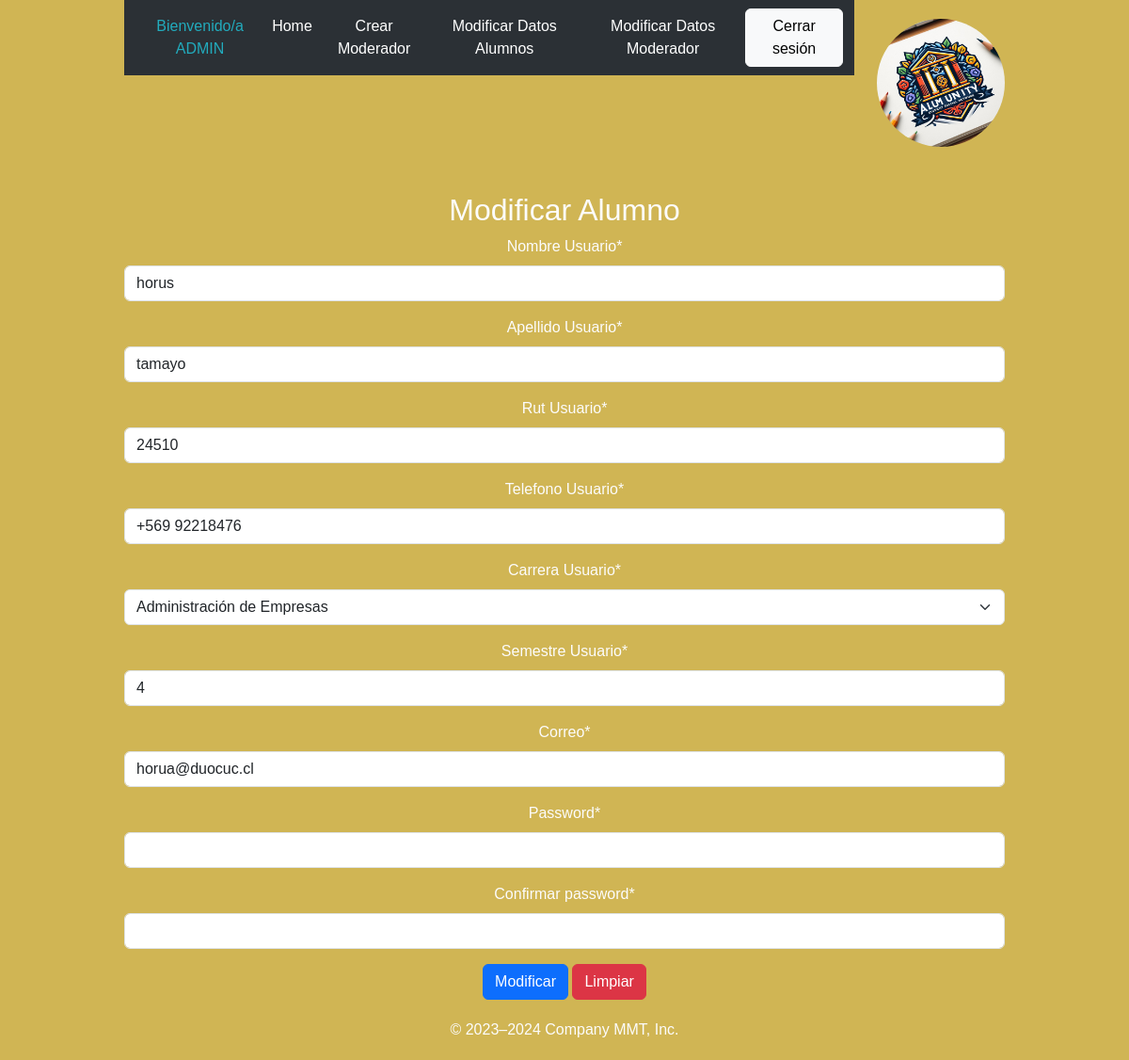
The page /modificarAlumno/24510 (signed in) on the database its author committed.
### appweb/models.py (models this page shows, shortened)
class Datos_Alumnos(models.Model):
    nombre_Usuario = models.CharField(max_length=50)
    apellido_Usuario = models.CharField(max_length=50)
    rut_Usuario = models.CharField(max_length=12)
    telefono_Usuario = models.CharField(max_length=20, default='+569 ')
    carrera_Usuario = models.IntegerField(choices=carreras, default='')
    semestre_Usuario = models.CharField(max_length=12,default='')
    correo = models.CharField(max_length=50)
    password = models.CharField(max_length=20)
    confirmar_password = models.CharField(max_length=20,default='')

### appweb/views.py (the view, shortened to what this page needs)
# urls.py: path('modificarAlumno/<rut_Usuario>',modificarAlumno,name='modificarAlumno'),
@login_required(login_url='/accounts/login/')
def modificarAlumno(request, rut_Usuario):
    datos_usuario = get_object_or_404(Datos_Alumnos, rut_Usuario=rut_Usuario)
    data = {
        "formA": AlumnosForm(instance=datos_usuario)
    }
    return render(request, "mantenedor/modificarAlumno.html", data)

### appweb/forms.py
class AlumnosForm (forms.ModelForm):
    password = forms.CharField(widget=forms.PasswordInput())
    class Meta:
        model = Datos_Alumnos
        fields = "__all__"
        widgets = {
            'password': forms.PasswordInput(),
            'confirmar_password': forms.PasswordInput(),
        }

### appweb/templates/mantenedor/modificarAlumno.html (shortened to what this page needs)
{% extends 'baseAdmin.html' %}
{% load static %}
{% load crispy_forms_tags %}
{% block contenido3 %}
<div class="container mt-5">
    <div class="text-center">
    <h2 class="mt-4">Modificar Alumno</h2>
    </div>
    <form id="formAgregar" method="post" action="" enctype="multipart/form-data">
    {{ formA | crispy }}
    <button type="submit" class="btn btn-primary">Modificar</button>
    <button type="reset" class="btn btn-danger">Limpiar</button>
</form>
</div>
{% endblock %}

### appweb/templates/baseAdmin.html (shortened to what this page needs)
<!DOCTYPE html>
<html lang="es">
<head>
    <link href="https://cdn.jsdelivr.net/npm/bootstrap@5.3.0-alpha2/dist/css/bootstrap.min.css" rel="stylesheet"
 />
        {% load static %}
        <link href="https://cdn.jsdelivr.net/npm/sweetalert2@11.7/dist/sweetalert2.min.css" rel="stylesheet">
        <link rel="stylesheet" type="text/css" href="{% static '../static/css/estilos.css' %}">
</head>
<body>
<header>
    <div class="container">
        <div class="row">
            <div class="col-10">
                <nav class="navbar navbar-expand-lg bg-body-tertiary" data-bs-theme="dark" id="barranav">
                    <div class="container-fluid">
                        <div class="collapse navbar-collapse" id="navbarTogglerDemo01">
                            <ul class="navbar-nav me-auto mb-2 mb-lg-0">
                                <li class="nav-item">
                                    <a class="nav-link mr-3" aria-current="page">Bienvenido/a {{ user.username | upper }}</a>
                                </li>
                                <li class="nav-item">
                                    <a class="nav-link active" aria-current="page" href="{% url 'homeAdmin' %}">Home</a>
                                </li>
                                <li class="nav-item">
                                    <a class="nav-link active" aria-current="page" href="{% url 'registroUsuariosAdmin' %}">Crear Moderador</a>
                                </li>
                                <li class="nav-item">
                                    <a class="nav-link active" aria-current="page" href="{% url 'listarAlumnos' %}">Modificar Datos Alumnos</a>
                                </li>
                                <li class="nav-item">
                                    <a class="nav-link active" aria-current="page" href="{% url 'listarModerador' %}">Modificar Datos Moderador</a>
                                </li>
                            </ul>
                            <form action="{% url 'logout' %}" method="post">{% csrf_token %}<button type="submit" class="btn btn-light ml-3">Cerrar sesión</button></form>
                        </div>
                    </div>
                </nav>
            </div>
            <div class="col-2">
                <a href="{% url 'homeAdmin' %}">
                    <img src="{% static '../static/imagenes/logoInicio.jpg' %}" class="d-block w-100 rounded-circle" style="margin-top: 20px;">
                </a>
            </div>
        </div>
    </div>
</header>
<main>
    <div id="contenido">
        {% block contenido3 %}
        {% endblock %}
    </div>
</main>
<div>
    <footer class="container">
        <p>© 2023–2024 Company MMT, Inc.
        </p>
    </footer>
</div>
</body>
</html>

### appweb/static/css/estilos.css (style rules this page uses)
.container { margin: 0 auto; width: 80%; text-align: center; font-family: Arial, sans-serif; color: rgb(239, 245, 248); }
footer p { margin: 0; padding: 20px 0; }
.nav-item .nav-link { color: #22abbd; }

### appweb/templates/baseAdmin.html (style rules this page uses)
.container { text-align: center; font-family: Arial, sans-serif; color: rgb(252, 252, 252); }
body { background-color: #d0b554; }

### rows shown on the page
Datos_Alumnos: nombre_Usuario "horus", apellido_Usuario "tamayo", rut_Usuario "24510", telefono_Usuario "+569 92218476", carrera_Usuario "Administración de Empresas", semestre_Usuario "4", correo "horua@duocuc.cl"

### other values the page prints
{{ user.username | upper }} "ADMIN"
